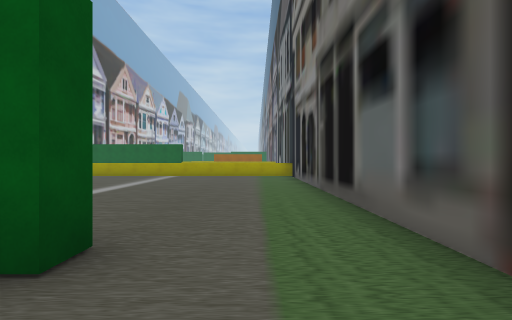
view 1 (above)

16 first-person views from a walk through a Unity game level. The camera is 1.3 m above the floor, looks level and sees 85° across. The floor is counted in squares, 2 m on a side. Each view is taken from the middle of a square. On the plan, view 1 faces up. The plan holds only what a view shows up to about 9 squares ahead; the rest is blank. The place goes on beyond the plan. The player character is not drawn.

view 2
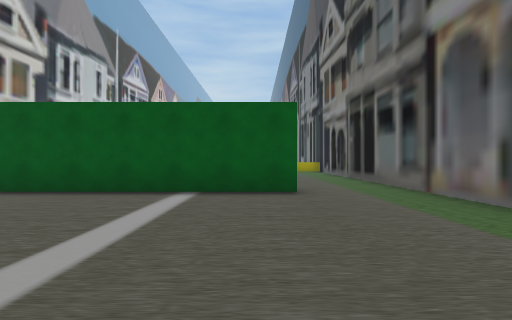

view 3
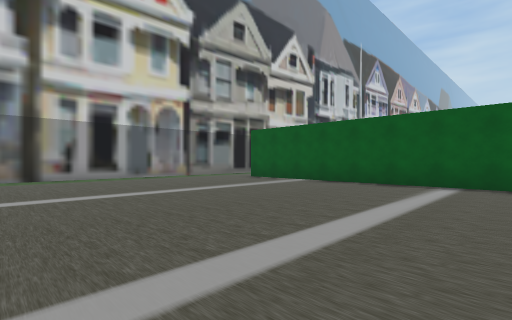

view 4
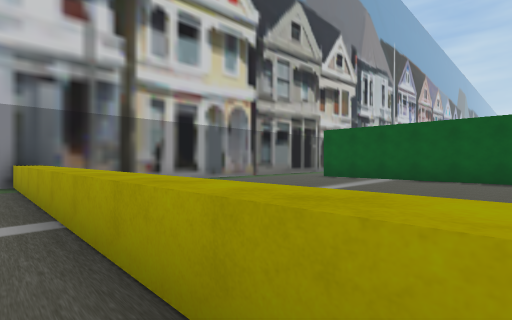

view 5
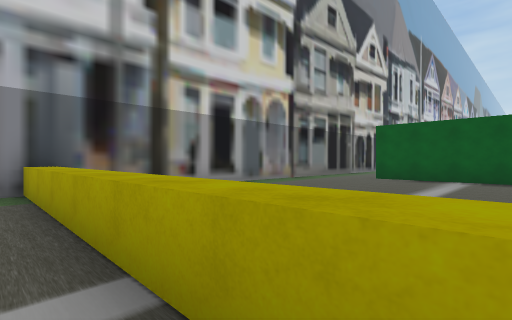

view 6
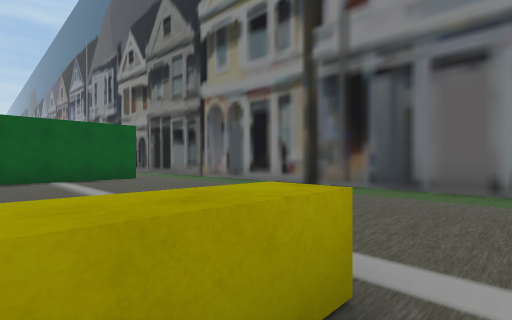

view 7
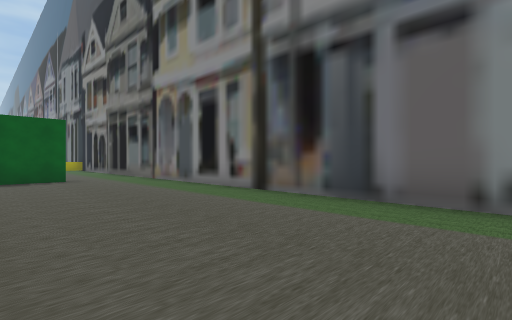

view 8
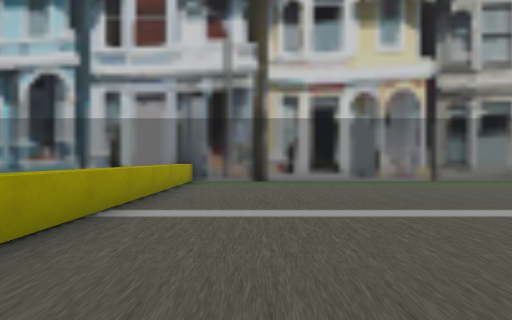

view 9
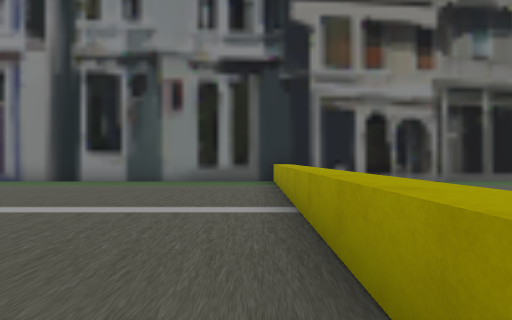

view 10
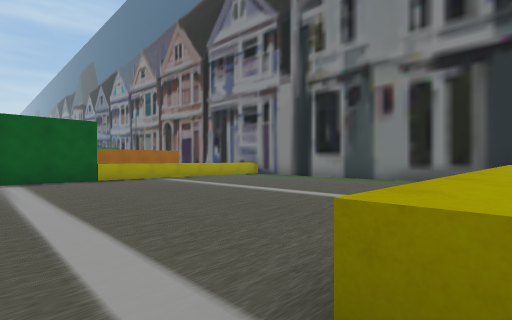

view 11
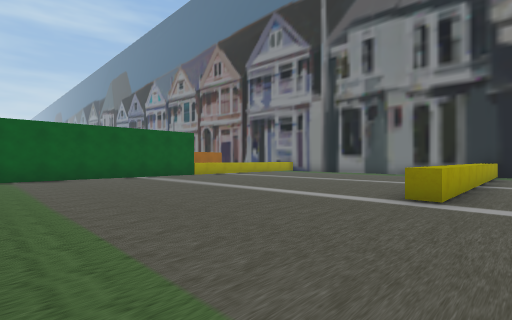

view 12
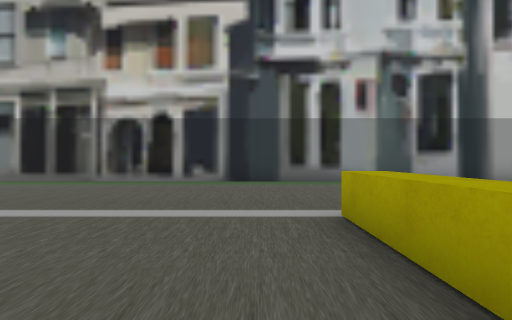

view 13
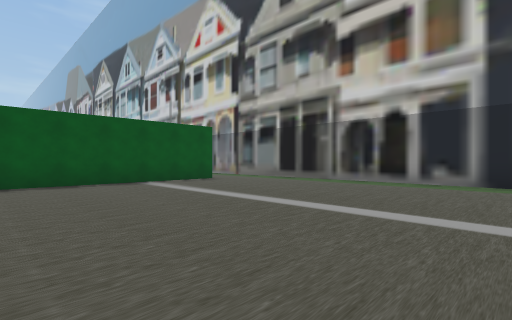

view 14
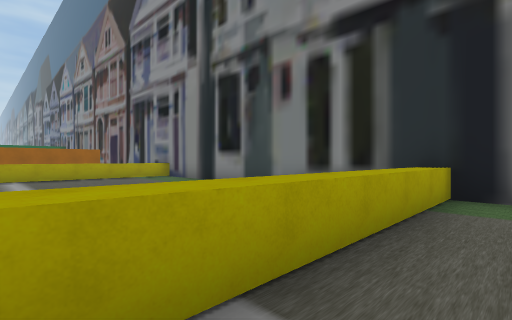

view 15
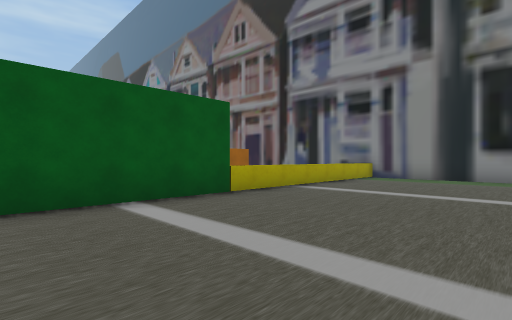

view 16
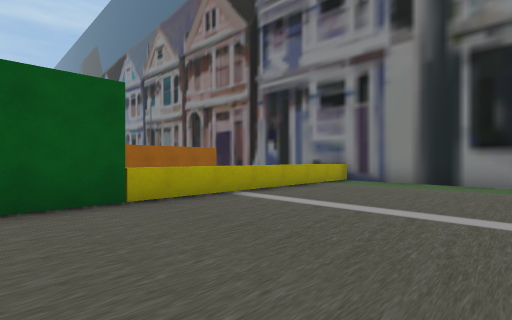

### Floor plan
Key: @ floor where view 1 was taken; # wall or solid block; . floor; ^ raised ledge.
Columns run from 13 left of view 1 to 2 right of it. Each row starts with its distance up from view 1.
 21  #######^^^^^^^
 20   .............#
 19  ..............#
 18 #..............#
 17 #..............#
 16 #..............#
 15 #..............#
 14 #..............#
 13 #..............#
 12 #..............#
 11 #.....^^^^^^^^^#
 10 #..............#
  9 #..............#
  8 #..............#
  7 #..............#
  6 #..............#
  5 #..............#
  4 #......... ....#
  3 #......... ....#
  2 #...########...#
  1 #..............#
  0 #............@.#
 -1 #..............#
 -2 #..............#
 -3 #..............#
 -4 #..............#
 -5 #..............#
 -6 #..............#
 -7 #^^^^^^^^^.....#
 -8 #..............#

Where each view was taken, in squares from view 1:
view 1: 0 up, 0 right, facing up
view 2: 4 down, 2 left, facing up
view 3: 6 down, 2 left, facing up-left
view 4: 8 down, 4 left, facing up-left
view 5: 8 down, 6 left, facing up-left
view 6: 8 down, 5 left, facing up-right
view 7: 8 down, 3 left, facing up-right
view 8: 5 down, 4 left, facing left
view 9: 12 up, 7 left, facing right
view 10: 11 up, 8 left, facing up-right
view 11: 10 up, 12 left, facing up-right
view 12: 10 up, 4 left, facing left
view 13: 10 up, 4 left, facing down-left
view 14: 10 up, 4 left, facing up-right
view 15: 16 up, 9 left, facing up-right
view 16: 16 up, 7 left, facing up-right
